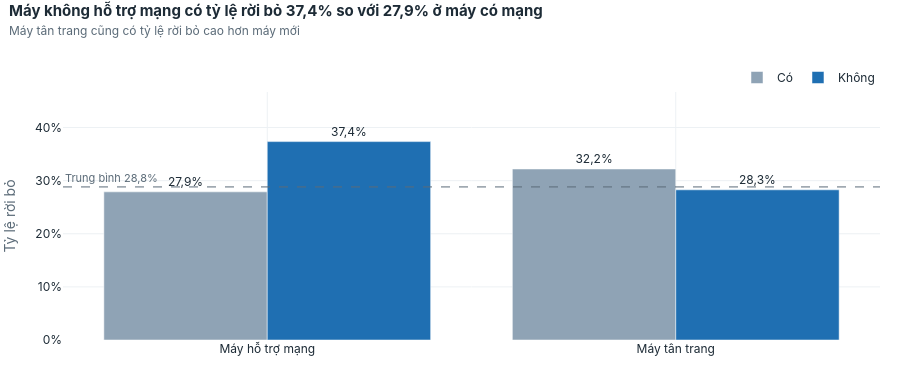

This figure's notebook cell:
### Markdown cell above
### C09 — Máy không hỗ trợ mạng hoặc máy tân trang có rời bỏ cao hơn?

### Code cell
show("C09_dac_diem_thiet_bi")

### Figure 1 — Plotly figure (JSON) as saved in the notebook; plotly's stock layout.template omitted (floating-point values rounded to 4 significant figures)
{"data": [{"customdata": [["46.046", "12.843", "27,9%"], ["7.091", "2.283", "32,2%"]], "hovertemplate": "<b>%{x}: Có</b><br>Số khách: %{customdata[0]}<br>Khách rời bỏ: %{customdata[1]}<br>Tỷ lệ rời bỏ: %{customdata[2]}<extra></extra>", "marker": {"color": "#8FA3B5"}, "name": "Có", "text": ["27,9%", "32,2%"], "textposition": "outside", "type": "bar", "x": ["Máy hỗ trợ mạng", "Máy tân trang"], "y": [0.2789, 0.322]}, {"customdata": [["5.001", "1.868", "37,4%"], ["43.956", "12.428", "28,3%"]], "hovertemplate": "<b>%{x}: Không</b><br>Số khách: %{customdata[0]}<br>Khách rời bỏ: %{customdata[1]}<br>Tỷ lệ rời bỏ: %{customdata[2]}<extra></extra>", "marker": {"color": "#1F6FB2"}, "name": "Không", "text": ["37,4%", "28,3%"], "textposition": "outside", "type": "bar", "x": ["Máy hỗ trợ mạng", "Máy tân trang"], "y": [0.3735, 0.2827]}], "layout": {"annotations": [{"font": {"color": "#5B6B78", "size": 11}, "showarrow": false, "text": "Trung bình 28,8%", "x": 0, "xanchor": "left", "xref": "x domain", "y": 0.2882, "yanchor": "bottom", "yref": "y"}], "barmode": "group", "font": {"color": "#1D2B36", "family": "Inter, Segoe UI, Arial, sans-serif", "size": 12}, "height": 380, "hoverlabel": {"bgcolor": "white", "font": {"color": "#1D2B36", "family": "Inter, Segoe UI, Arial, sans-serif"}}, "legend": {"orientation": "h", "title": {}, "x": 1, "xanchor": "right", "y": 1.0, "yanchor": "bottom"}, "margin": {"b": 40, "l": 10, "r": 20, "t": 92}, "paper_bgcolor": "white", "plot_bgcolor": "white", "separators": ",.", "shapes": [{"line": {"color": "#5B6B78", "dash": "dash", "width": 1}, "type": "line", "x0": 0, "x1": 1, "xref": "x domain", "y0": 0.2882, "y1": 0.2882, "yref": "y"}], "title": {"font": {"color": "#1D2B36", "size": 15}, "pad": {"t": 8}, "text": "<b>Máy không hỗ trợ mạng có tỷ lệ rời bỏ 37,4% so với 27,9% ở máy có mạng</b><br><span style='font-size:12px;color:#5B6B78'>Máy tân trang cũng có tỷ lệ rời bỏ cao hơn máy mới</span>", "x": 0.01, "xanchor": "left", "y": 0.98, "yanchor": "top"}, "xaxis": {"automargin": true, "gridcolor": "#EDF1F4", "title": {"font": {"color": "#5B6B78"}}, "zeroline": false}, "yaxis": {"automargin": true, "gridcolor": "#EDF1F4", "range": [0, 0.4669], "tickformat": ".0%", "title": {"font": {"color": "#5B6B78"}, "text": "Tỷ lệ rời bỏ"}, "zeroline": false}}}
